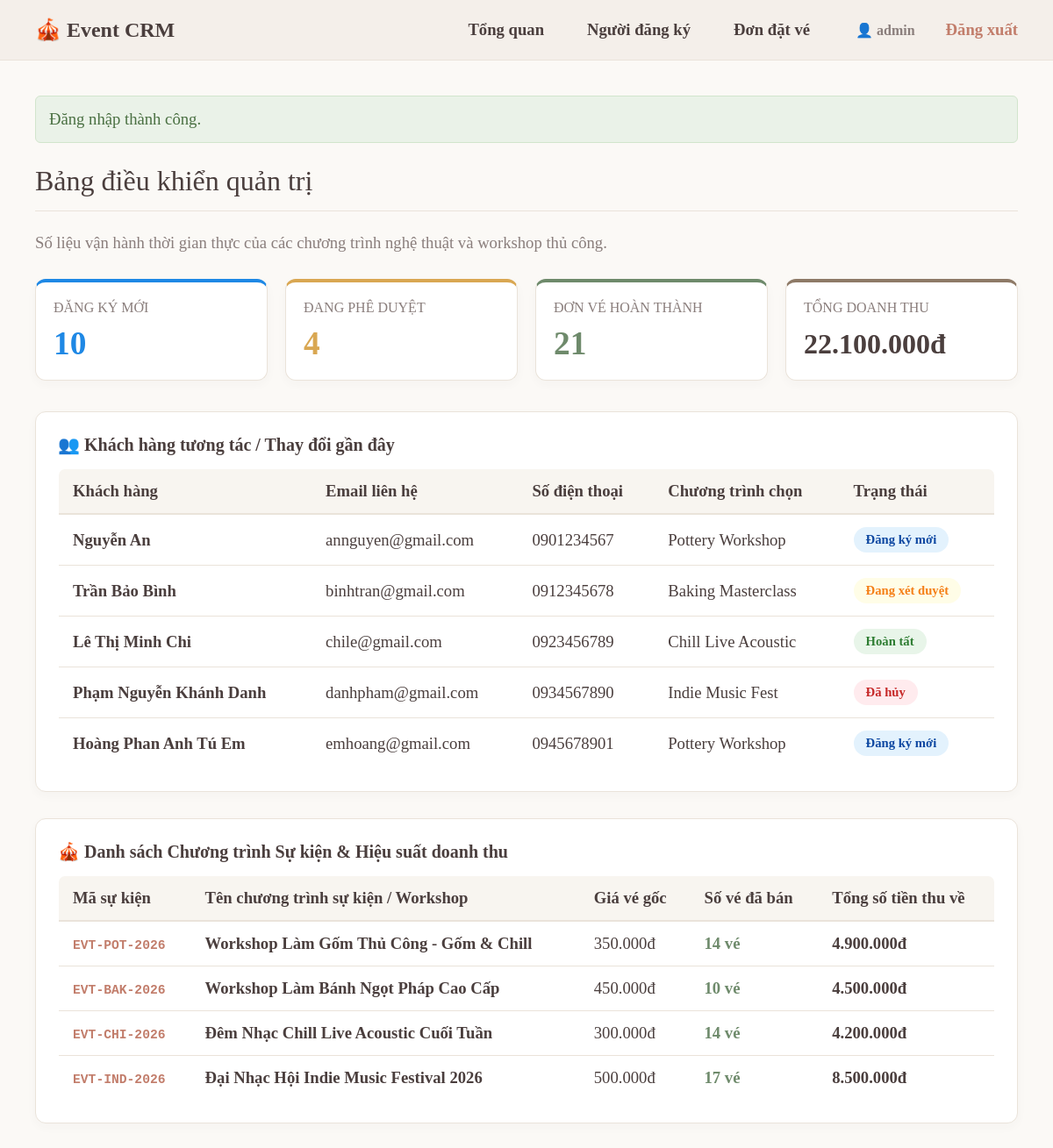
The app's page /dashboard (signed in) with its own data.
### tables this page shows
CREATE TABLE registrants (
    id INT AUTO_INCREMENT PRIMARY KEY,
    name VARCHAR(100) NOT NULL,
    email VARCHAR(150) NOT NULL,
    phone VARCHAR(30) NOT NULL,
    interested_event ENUM('Pottery Workshop', 'Baking Masterclass', 'Chill Live Acoustic', 'Indie Music Fest') NOT NULL,
    status ENUM('đăng ký mới', 'đã hủy', 'đang xét duyệt', 'hoàn tất') NOT NULL DEFAULT 'đăng ký mới',
    note TEXT,
    created_at DATETIME NOT NULL DEFAULT CURRENT_TIMESTAMP,
    updated_at DATETIME NULL ON UPDATE CURRENT_TIMESTAMP,
    UNIQUE KEY unique_registrant_email (email),
    INDEX idx_registrants_created_at (created_at),
    INDEX idx_registrants_status_event (status, interested_event)
);

### app/Core/helpers.php (called while the page is built, shortened)
<?php
function e(string $value): string
{
    return htmlspecialchars($value, ENT_QUOTES, 'UTF-8');
}
function render(string $view, array $data = [], string $layout = 'layouts/main'): void
{
    extract($data);
    require __DIR__ . '/../../Views/' . $view . '.php';
}

### app/Controllers/DashBoardController.php (called while the page is built, shortened)
<?php
class DashboardController
{
    private PDO $db;
    public function __construct(private RegistrantRepository $regRepo, private RegistrationRepository $orderRepo) {
        $dbConfig = require __DIR__ . '/../../config/database.php';
        $this->db = Database::connect($dbConfig);
    }
    public function index(): void
    {
        $stmt = $this->db->query("SELECT COUNT(*) FROM registrants WHERE status = 'đăng ký mới'");
        $newRegistrants = (int)$stmt->fetchColumn();
        $stmt = $this->db->query("SELECT COUNT(*) FROM registrants WHERE status = 'đang xét duyệt'");
        $pendingRegistrants = (int)$stmt->fetchColumn();
        $stmt = $this->db->query("SELECT COUNT(*) FROM registrations WHERE payment_status = 'đã thanh toán'");
        $totalPaidOrders = (int)$stmt->fetchColumn();
        $stmt = $this->db->query("SELECT SUM(total_amount) FROM registrations WHERE payment_status = 'đã thanh toán'");
        $totalRevenue = (float)($stmt->fetchColumn() ?: 0);
        $stmt = $this->db->query("SELECT * FROM registrants ORDER BY updated_at DESC, created_at DESC LIMIT 5");
        $recentLeads = $stmt->fetchAll(PDO::FETCH_ASSOC);
        $eventsMapping = [
            'POT' => ['name' => 'Workshop Làm Gốm Thủ Công - Gốm & Chill', 'price' => 350000],
            'BAK' => ['name' => 'Workshop Làm Bánh Ngọt Pháp Cao Cấp', 'price' => 450000],
            'CHI' => ['name' => 'Đêm Nhạc Chill Live Acoustic Cuối Tuần', 'price' => 300000],
            'IND' => ['name' => 'Đại Nhạc Hội Indie Music Festival 2026', 'price' => 500000]
        ];
        $summaryEvents = [];
        foreach ($eventsMapping as $code => $info) {
            $stmt = $this->db->prepare("
                SELECT SUM(ticket_quantity) as total_qty, SUM(total_amount) as total_sum
                FROM registrations
                WHERE registration_code LIKE :pattern AND payment_status = 'đã thanh toán'
            ");
            $stmt->execute(['pattern' => '%-' . $code . '-%']);
            $res = $stmt->fetch(PDO::FETCH_ASSOC);
            $summaryEvents[] = [
                'code' => 'EVT-' . $code . '-2026',
                'name' => $info['name'],
                'price' => $info['price'],
                'total_tickets' => (int)($res['total_qty'] ?? 0),
                'total_amount' => (float)($res['total_sum'] ?? 0)
            ];
        }
        render('dashboard/index', [
            'title' => 'Bảng điều khiển tổng quan',
            'newRegistrants' => $newRegistrants,
            'pendingRegistrants' => $pendingRegistrants,
            'totalPaidOrders' => $totalPaidOrders,
            'totalRevenue' => $totalRevenue,
            'recentLeads' => $recentLeads,
            'summaryEvents' => $summaryEvents
        ]);
    }
}

### public/index.php (called while the page is built, shortened)
<?php
require_once __DIR__ . '/../app/Core/helpers.php';
require_once __DIR__ . '/../app/Core/Database.php';
require_once __DIR__ . '/../app/Controllers/DashboardController.php';
require_once __DIR__ . '/../app/Controllers/RegistrationController.php';
$dbConfig = require __DIR__ . '/../config/database.php';
try {
    $pdo = Database::connect($dbConfig);
} catch (Exception $e) {
    die("Lỗi kết nối cơ sở dữ liệu: " . $e->getMessage());
}
$container = [];
$container[UserRepository::class] = new UserRepository($pdo);
$container[RegistrantRepository::class] = new RegistrantRepository($pdo);
$container[RegistrationRepository::class] = new RegistrationRepository($pdo);
$container[AuthService::class] = new AuthService($container[UserRepository::class]);
$container[RegistrantService::class] = new RegistrantService($container[RegistrantRepository::class]);
$container[RegistrationService::class] = new RegistrationService($container[RegistrationRepository::class]);
$container[HomeController::class] = new HomeController();
$container[AuthController::class] = new AuthController($container[AuthService::class]);
$container[DashboardController::class] = new DashboardController($container[RegistrantRepository::class], $container[RegistrationRepository::class]);
$container[RegistrantController::class] = new RegistrantController($container[RegistrantService::class]);
$container[RegistrationController::class] = new RegistrationController($container[RegistrationService::class]);
$container[HealthController::class] = new HealthController($pdo);
$router = new Router();
$router->add('GET', '/', [HomeController::class, 'index']);
$router->add('GET', '/login', [AuthController::class, 'login']);
$router->add('POST', '/login', [AuthController::class, 'handleLogin']);
$router->add('POST', '/logout', [AuthController::class, 'logout']);
$router->add('GET', '/dashboard', [DashboardController::class, 'index']);
$router->add('GET', '/registrants', [RegistrantController::class, 'index']);
$router->add('GET', '/registrants/create', [RegistrantController::class, 'create']);
$router->add('POST', '/registrants/store', [RegistrantController::class, 'store']);
$router->add('GET', '/registrants/edit', [RegistrantController::class, 'edit']);
$router->add('POST', '/registrants/update', [RegistrantController::class, 'update']);
$router->add('POST', '/registrants/delete', [RegistrantController::class, 'delete']);
$router->add('GET', '/registrations', [RegistrationController::class, 'index']);
$router->add('GET', '/registrations/create', [RegistrationController::class, 'create']);
$router->add('POST', '/registrations/store', [RegistrationController::class, 'store']);
$router->add('GET', '/registrations/edit', [RegistrationController::class, 'edit']);
$router->add('POST', '/registrations/update', [RegistrationController::class, 'update']);
$router->add('POST', '/registrations/delete', [RegistrationController::class, 'delete']);
$router->add('GET', '/health', [HealthController::class, 'index']);
$router->dispatch($_SERVER['REQUEST_METHOD'], $_SERVER['REQUEST_URI'], $container);

### config/database.php (called while the page is built)
<?php
return [
    'host' => '127.0.0.1',
    'database' => 'event_registration_db',
    'username' => 'root',
    'password' => 'H@2001',
    'charset' => 'utf8mb4',
];

### app/Core/Database.php (called while the page is built)
<?php
class Database
{
    public static function connect(array $config): PDO
    {
        $dsn = sprintf(
            'mysql:host=%s;dbname=%s;charset=%s',
            $config['host'],
            $config['database'],
            $config['charset']
        );
        try {
            return new PDO($dsn, $config['username'], $config['password'], [
                PDO::ATTR_ERRMODE => PDO::ERRMODE_EXCEPTION,
                PDO::ATTR_DEFAULT_FETCH_MODE => PDO::FETCH_ASSOC,
                PDO::ATTR_EMULATE_PREPARES => false,
            ]);
        } catch (PDOException $e) {
            http_response_code(500);
            echo "<div style='text-align: center; padding: 80px 20px; font-family: \"Times New Roman\", serif; background-color: #FBF9F6; min-height: 100vh; box-sizing: border-box;'>";
            echo "    <h1 style='color: #4A3E3D; font-size: 28pt; font-weight: normal; margin-bottom: 20px;'>Hệ thống hiện đang bảo trì</h1>";
            echo "    <p style='color: #8A7E7C; font-size: 14pt; max-width: 600px; margin: 0 auto; line-height: 1.6;'>";
            echo "        Chúng tôi đang tiến hành nâng cấp định kỳ hệ thống cơ sở dữ liệu để tối ưu bảo mật. ";
            echo "        Vui lòng quay lại sau ít phút. Xin lỗi bà vì sự bất tiện này!";
            echo "    </p>";
            echo "    <div style='margin-top: 40px; color: #A38A75; font-size: 12pt;'>Mã phản hồi hệ thống: HTTP 500 Internal Server Error</div>";
            echo "</div>";
            exit;
        }
    }
}

### Views/dashboard/index.php (the view, shortened to what this page needs)
<h1>Bảng điều khiển quản trị</h1>
<p style="color: var(--text-muted); margin-bottom: 30px;">Số liệu vận hành thời gian thực của các chương trình nghệ thuật và workshop thủ công.</p>
<div style="display: grid; grid-template-columns: repeat(auto-fit, minmax(220px, 1fr)); gap: 20px; margin-bottom: 35px;">
    <div class="card" style="margin: 0; border-top: 4px solid #1E88E5; padding: 20px;">
        <h3 style="margin: 0; font-size: 12pt; color: var(--text-muted); font-weight: normal; text-transform: uppercase;">Đăng ký mới</h3>
        <p style="font-size: 28pt; font-weight: bold; margin: 10px 0 0 0; color: #1E88E5;"><?= $newRegistrants ?></p>
    </div>
    <div class="card" style="margin: 0; border-top: 4px solid var(--warning); padding: 20px;">
        <h3 style="margin: 0; font-size: 12pt; color: var(--text-muted); font-weight: normal; text-transform: uppercase;">Đang phê duyệt</h3>
        <p style="font-size: 28pt; font-weight: bold; margin: 10px 0 0 0; color: var(--warning);"><?= $pendingRegistrants ?></p>
    </div>
    <div class="card" style="margin: 0; border-top: 4px solid var(--success); padding: 20px;">
        <h3 style="margin: 0; font-size: 12pt; color: var(--text-muted); font-weight: normal; text-transform: uppercase;">Đơn vé hoàn thành</h3>
        <p style="font-size: 28pt; font-weight: bold; margin: 10px 0 0 0; color: var(--success);"><?= $totalPaidOrders ?></p>
    </div>
    <div class="card" style="margin: 0; border-top: 4px solid #8E7A67; padding: 20px;">
        <h3 style="margin: 0; font-size: 12pt; color: var(--text-muted); font-weight: normal; text-transform: uppercase;">Tổng doanh thu</h3>
        <p style="font-size: 24pt; font-weight: bold; margin: 14px 0 0 0; color: #4A3E3D;"><?= number_format($totalRevenue, 0, ',', '.') ?>đ</p>
    </div>
</div>
<div style="display: flex; flex-direction: column; gap: 30px;">
    <div class="card" style="padding: 25px; margin: 0;">
        <h2 style="font-size: 15pt; margin-top: 0; color: var(--text-primary); margin-bottom: 15px;">👥 Khách hàng tương tác / Thay đổi gần đây</h2>
        <div style="overflow-x: auto;">
            <table style="margin-top: 0;">
                <thead>
                    <tr>
                        <th>Khách hàng</th>
                        <th>Email liên hệ</th>
                        <th>Số điện thoại</th>
                        <th>Chương trình chọn</th>
                        <th>Trạng thái</th>
                    </tr>
                </thead>
                <tbody>
                    <?php if (empty($recentLeads)): ?>
                        <tr><td colspan="5" style="text-align: center; color: var(--text-muted);">Chưa có tương tác nào gần đây.</td></tr>
                    <?php else: ?>
                        <?php foreach ($recentLeads as $rl): ?>
                            <tr>
                                <td><strong><?= e($rl['name']) ?></strong></td>
                                <td><?= e($rl['email']) ?></td>
                                <td><?= e($rl['phone']) ?></td>
                                <td><?= e($rl['interested_event']) ?></td>
                                <td>
                                    <?php if ($rl['status'] === 'đăng ký mới'): ?><span class="badge badge-blue">Đăng ký mới</span>
                                    <?php elseif ($rl['status'] === 'đang xét duyệt'): ?><span class="badge badge-yellow">Đang xét duyệt</span>
                                    <?php elseif ($rl['status'] === 'hoàn tất'): ?><span class="badge badge-green">Hoàn tất</span>
                                    <?php else: ?><span class="badge badge-red">Đã hủy</span>
                                    <?php endif; ?>
                                </td>
                            </tr>
                        <?php endforeach; ?>
                    <?php endif; ?>
                </tbody>
            </table>
        </div>
    </div>
    <div class="card" style="padding: 25px; margin: 0;">
        <h2 style="font-size: 15pt; margin-top: 0; color: var(--text-primary); margin-bottom: 15px;">🎪 Danh sách Chương trình Sự kiện & Hiệu suất doanh thu</h2>
        <div style="overflow-x: auto;">
            <table style="margin-top: 0;">
                <thead>
                    <tr>
                        <th>Mã sự kiện</th>
                        <th>Tên chương trình sự kiện / Workshop</th>
                        <th>Giá vé gốc</th>
                        <th>Số vé đã bán</th>
                        <th>Tổng số tiền thu về</th>
                    </tr>
                </thead>
                <tbody>
                    <?php foreach ($summaryEvents as $se): ?>
                        <tr>
                            <td><code style="font-size: 11pt; color: var(--danger); font-weight: bold;"><?= e($se['code']) ?></code></td>
                            <td><strong><?= e($se['name']) ?></strong></td>
                            <td><?= number_format($se['price'], 0, ',', '.') ?>đ</td>
                            <td><span style="color: var(--success); font-weight: bold;"><?= $se['total_tickets'] ?> vé</span></td>
                            <td><strong><?= number_format($se['total_amount'], 0, ',', '.') ?>đ</strong></td>
                        </tr>
                    <?php endforeach; ?>
                </tbody>
            </table>
        </div>
    </div>
</div>

### Views/layouts/main.php (style rules this page uses)
:root { --bg-main: #FBF9F6; --bg-navbar: #F4EFEA; --text-primary: #4A3E3D; --text-muted: #8A7E7C; --accent: #A38A75; --accent-hover: #8C7561; --border-color: #EAE3DA; --white: #FFFFFF; --success: #6E8A6B; --danger: #C27D6B; --warning: #D9A752; }
body { font-family: 'Times New Roman', Times, serif; font-size: 14pt; background-color: var(--bg-main); color: var(--text-primary); margin: 0; padding: 0; display: flex; flex-direction: column; min-height: 100vh; }
.card { background: var(--white); border: 1px solid var(--border-color); padding: 30px; border-radius: 12px; box-shadow: 0 4px 12px rgba(74, 62, 61, 0.03); margin-bottom: 30px; }
h1 { color: var(--text-primary); font-size: 24pt; margin-top: 0; font-weight: normal; border-bottom: 1px solid var(--border-color); padding-bottom: 15px; margin-bottom: 25px; }
table { width: 100%; border-collapse: collapse; background: var(--white); border-radius: 8px; overflow: hidden; border: 1px solid var(--border-color); margin-top: 20px; }
th { background-color: #F8F5F0; padding: 14px 16px; text-align: left; font-weight: bold; color: var(--text-primary); border-bottom: 2px solid var(--border-color); }
td { padding: 14px 16px; border-bottom: 1px solid var(--border-color); }
.badge { padding: 6px 14px; border-radius: 20px; font-size: 11pt; font-weight: bold; display: inline-block; }
.badge-blue { background-color: #E3F2FD; color: #0D47A1; }
.badge-red { background-color: #FFEBEE; color: #C62828; }
.badge-yellow { background-color: #FFFDE7; color: #F57F17; }
.badge-green { background-color: #E8F5E9; color: #2E7D32; }

### records on screen
registrants: name "Nguyễn An", email "annguyen@gmail.com", phone "0901234567", interested_event "Pottery Workshop", status "Đăng ký mới"
registrants: name "Trần Bảo Bình", email "binhtran@gmail.com", phone "0912345678", interested_event "Baking Masterclass", status "Đang xét duyệt"
registrants: name "Lê Thị Minh Chi", email "chile@gmail.com", phone "0923456789", interested_event "Chill Live Acoustic", status "Hoàn tất"
registrants: name "Phạm Nguyễn Khánh Danh", email "danhpham@gmail.com", phone "0934567890", interested_event "Indie Music Fest", status "Đã hủy"
registrants: name "Hoàng Phan Anh Tú Em", email "emhoang@gmail.com", phone "0945678901", interested_event "Pottery Workshop", status "Đăng ký mới"

### other values on screen
$_SESSION['user_name'] "admin"
$success_msg "Đăng nhập thành công."
$newRegistrants "10"
$pendingRegistrants "4"
$totalPaidOrders "21"
$totalRevenue "22.100.000"
$se['code'] "EVT-POT-2026"
$se['name'] "Workshop Làm Gốm Thủ Công - Gốm & Chill"
$se['price'] "350.000"
$se['total_tickets'] "14"
$se['total_amount'] "4.900.000"
$se['code'] "EVT-BAK-2026"
$se['name'] "Workshop Làm Bánh Ngọt Pháp Cao Cấp"
$se['price'] "450.000"
$se['total_tickets'] "10"
